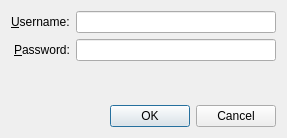
<?xml version="1.0" encoding="UTF-8"?>
<ui version="4.0">
 <class>PasswordInputWindow</class>
 <widget class="QDialog" name="PasswordInputWindow">
  <property name="windowModality">
   <enum>Qt::ApplicationModal</enum>
  </property>
  <property name="geometry">
   <rect>
    <x>0</x>
    <y>0</y>
    <width>287</width>
    <height>138</height>
   </rect>
  </property>
  <property name="windowTitle">
   <string>Authentication Required</string>
  </property>
  <property name="windowIcon">
   <iconset resource="repatriator.qrc">
    <normaloff>:/general/resource/bug.ico</normaloff>:/general/resource/bug.ico</iconset>
  </property>
  <property name="modal">
   <bool>true</bool>
  </property>
  <layout class="QVBoxLayout" name="verticalLayout">
   <item>
    <layout class="QFormLayout" name="formLayout">
     <property name="labelAlignment">
      <set>Qt::AlignRight|Qt::AlignTrailing|Qt::AlignVCenter</set>
     </property>
     <item row="0" column="0">
      <widget class="QLabel" name="label">
       <property name="text">
        <string>&amp;Username:</string>
       </property>
       <property name="buddy">
        <cstring>usernameLineEdit</cstring>
       </property>
      </widget>
     </item>
     <item row="1" column="0">
      <widget class="QLabel" name="label_2">
       <property name="text">
        <string>&amp;Password:</string>
       </property>
       <property name="buddy">
        <cstring>passwordLineEdit</cstring>
       </property>
      </widget>
     </item>
     <item row="1" column="1">
      <widget class="QLineEdit" name="passwordLineEdit">
       <property name="echoMode">
        <enum>QLineEdit::Password</enum>
       </property>
      </widget>
     </item>
     <item row="0" column="1">
      <widget class="QLineEdit" name="usernameLineEdit"/>
     </item>
    </layout>
   </item>
   <item>
    <widget class="QDialogButtonBox" name="buttonBox">
     <property name="orientation">
      <enum>Qt::Horizontal</enum>
     </property>
     <property name="standardButtons">
      <set>QDialogButtonBox::Cancel|QDialogButtonBox::Ok</set>
     </property>
    </widget>
   </item>
  </layout>
 </widget>
 <tabstops>
  <tabstop>usernameLineEdit</tabstop>
  <tabstop>passwordLineEdit</tabstop>
  <tabstop>buttonBox</tabstop>
 </tabstops>
 <resources>
  <include location="repatriator.qrc"/>
 </resources>
 <connections>
  <connection>
   <sender>buttonBox</sender>
   <signal>accepted()</signal>
   <receiver>PasswordInputWindow</receiver>
   <slot>accept()</slot>
   <hints>
    <hint type="sourcelabel">
     <x>248</x>
     <y>254</y>
    </hint>
    <hint type="destinationlabel">
     <x>157</x>
     <y>274</y>
    </hint>
   </hints>
  </connection>
  <connection>
   <sender>buttonBox</sender>
   <signal>rejected()</signal>
   <receiver>PasswordInputWindow</receiver>
   <slot>reject()</slot>
   <hints>
    <hint type="sourcelabel">
     <x>316</x>
     <y>260</y>
    </hint>
    <hint type="destinationlabel">
     <x>286</x>
     <y>274</y>
    </hint>
   </hints>
  </connection>
 </connections>
</ui>
